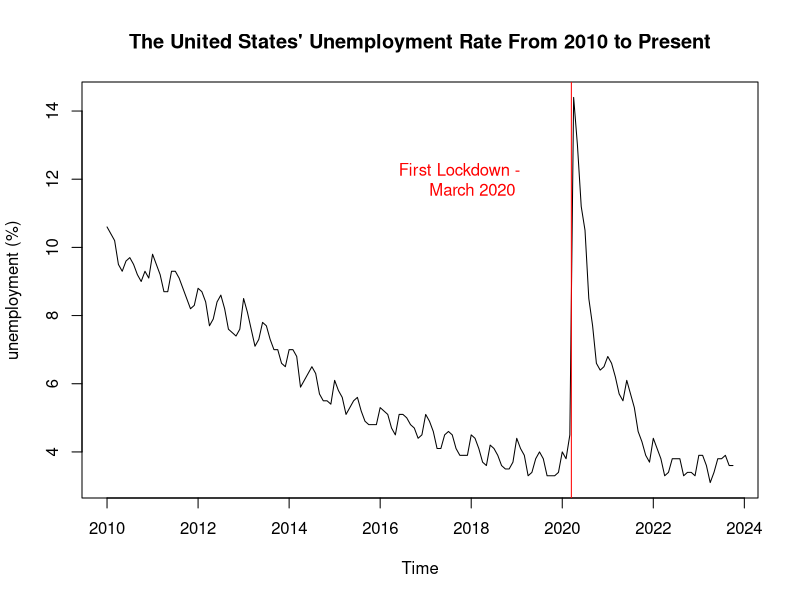
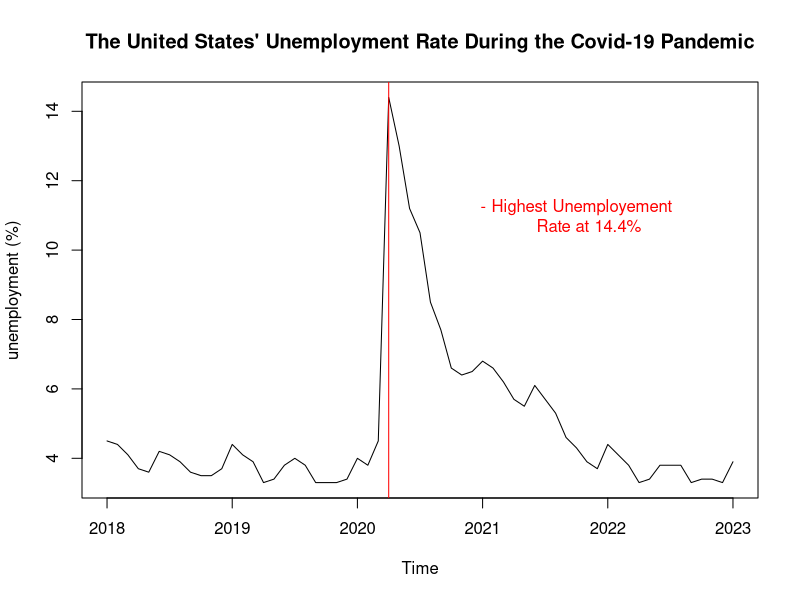
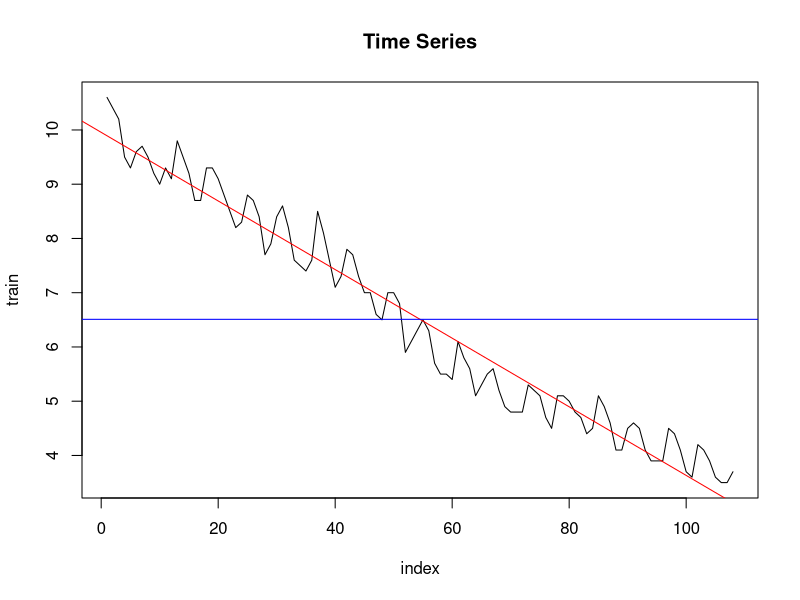
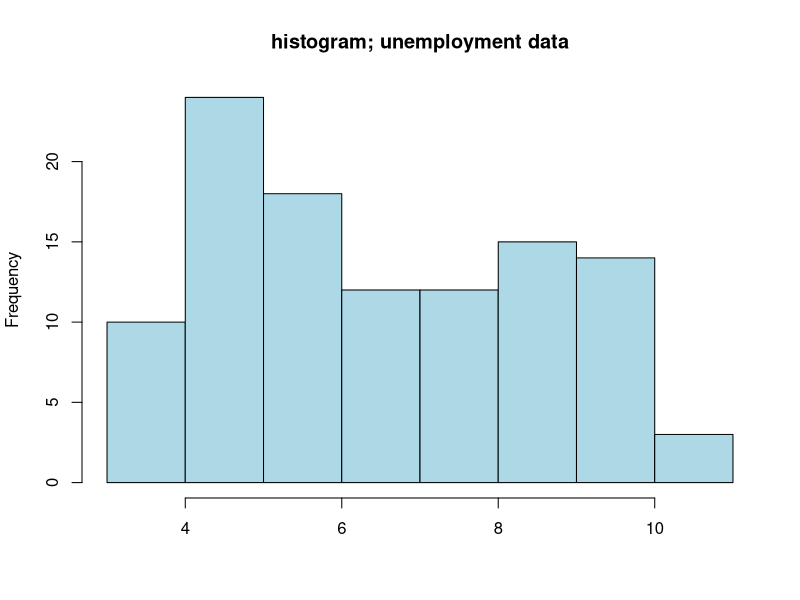
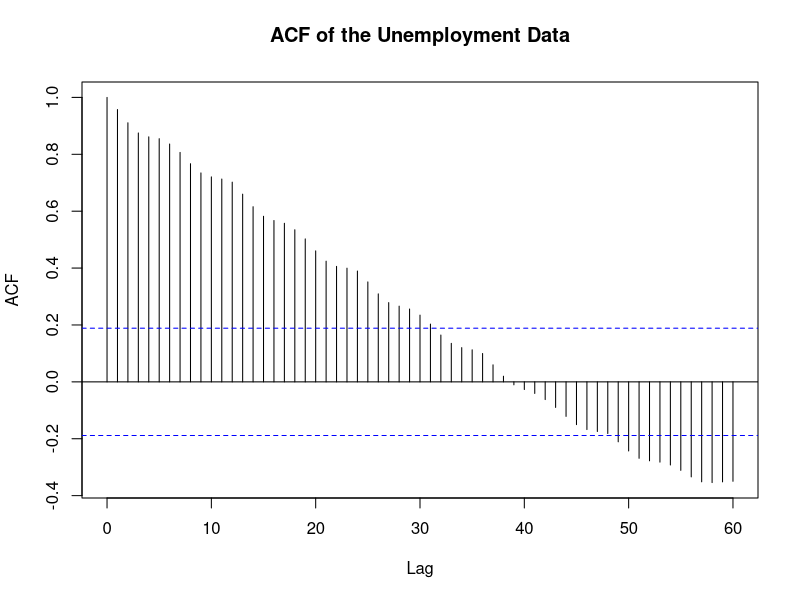
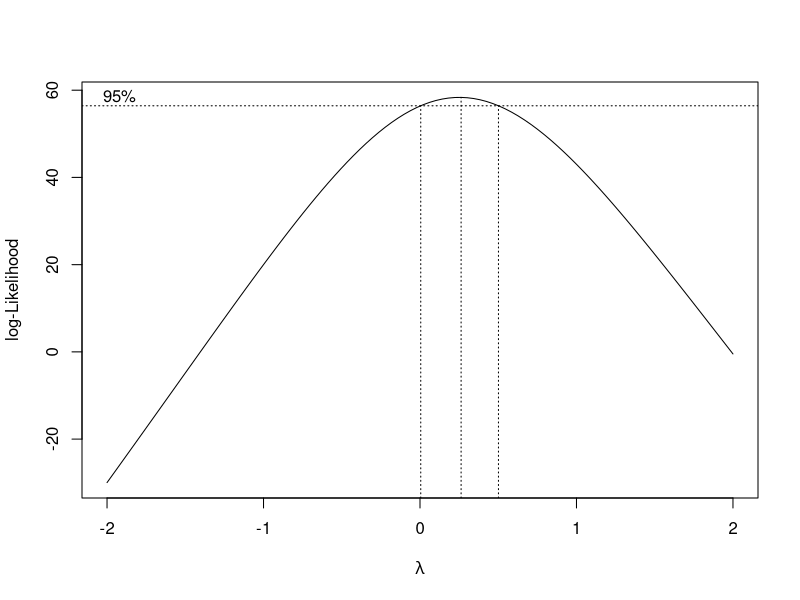
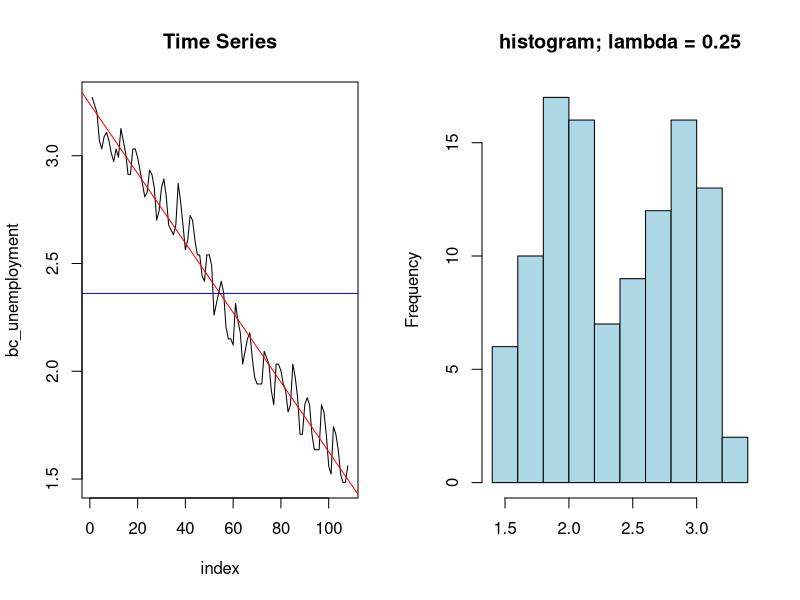
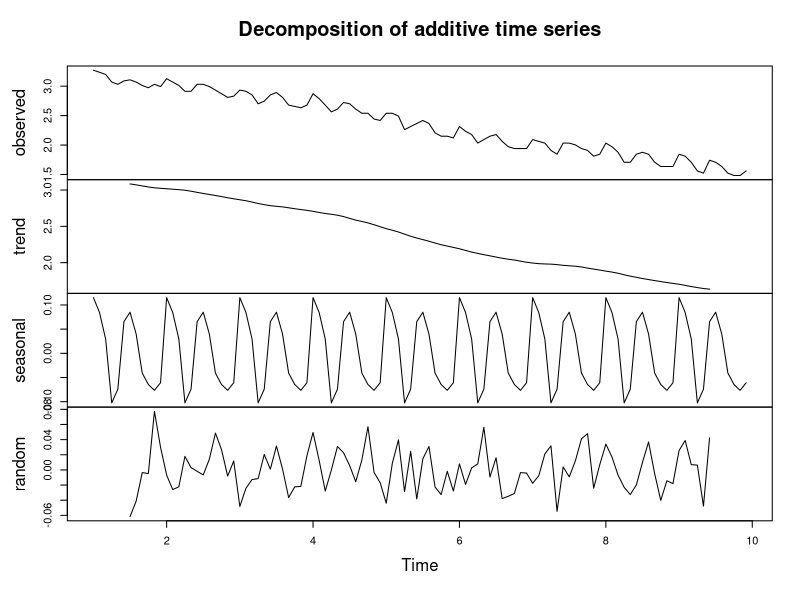

These figures' R source, in order: (Note: this script raises an error after producing the figures.)
## ---- chunk 1
knitr::opts_chunk$set(echo = TRUE)
## ---- chunk 2
unemployment <- read.csv("data/unemployment.csv")

# converting to datetime object 
unemployment[['Date']] <- as.Date(unemployment[[1]],
                                  format ="%Y-%d-%m")

unemployment_ts <- ts(unemployment$unemployment , frequency = 12, start=c(2010,1), end = c(2023,10))

# visualize data from 2010 to present
plot.ts(unemployment_ts, ylab = "unemployment (%)", main = "The United States' Unemployment Rate From 2010 to Present")
abline(v=c(2020.2,3), col = "red")
text(x = c(2017.75,3), y = 12,"First Lockdown -
     March 2020", col = "red")
## ---- chunk 3
unemployment_ts2 <- ts(unemployment$unemployment[97:166], frequency = 12, start=c(2018), end = c(2023))

# visualize data from 2010 to present
plot.ts(unemployment_ts2, ylab = "unemployment (%)", main = "The United States' Unemployment Rate During the Covid-19 Pandemic")
abline(v=c(4,2020.25), col = "red")
text(x = c(3,2021.75), y = 11,"- Highest Unemployement
     Rate at 14.4%", col = "red")
## ---- chunk 4
train <- unemployment_ts[c(1:108)]
# leaving out 12 data points for testing set
test <- unemployment_ts[c(109:120)]
## ---- chunk 5
plot(1:length(train),train, main = "Time Series", type = 'l',xlab='index')

index = 1: length(train)
trend <- lm(train ~ index)
abline(trend, col="red")
abline(h=mean(train) , col='blue')
## ---- chunk 6
hist(train, col="light blue", xlab="", main="histogram; unemployment data")

acf(train,lag.max=60, main="ACF of the Unemployment Data") 
## ---- chunk 7
library(MASS)
bcTransform <- boxcox(train~as.numeric(1:length(train)))
# optimal lambda
lambda <- bcTransform$x[which(bcTransform$y == max(bcTransform$y))]
lambda
## ---- chunk 8
par(mfrow = c(1,2))
bc_unemployment <- lambda**(-1)*(train**(lambda) - 1)

plot(1:length(bc_unemployment),bc_unemployment, main = "Time Series", type = 'l',xlab='index')

index = 1: length(bc_unemployment)
trend <- lm(bc_unemployment ~ index)
abline(trend, col="red")
abline(h=mean(bc_unemployment) , col='blue')

hist(bc_unemployment, col="light blue", xlab="", main="histogram; lambda = 0.25")
## ---- chunk 9
var(bc_unemployment)
## ---- chunk 10
# install.packages("ggplot2")
# install.packages("ggfortify")
library(ggplot2)
y <- ts(as.ts(bc_unemployment), frequency = 12)
decomp <- decompose(y)
plot(decomp)
## ---- chunk 11
dunemployment <- diff(bc_unemployment, 1)
ddunemployment <- diff(dunemployment, 12)

plot(1:length(ddunemployment),ddunemployment, main = "Time Series", type = 'l',xlab='index')

index = 1: length(ddunemployment)
trend <- lm(ddunemployment ~ index)
abline(trend, col="red")
abline(h=mean(ddunemployment) , col='blue')
## ---- chunk 12
hist(ddunemployment, col="light blue", xlab="", main="histogram; Box-Cox unemployment data differenced at lags 1 and 12")
## ---- chunk 13
acf(ddunemployment,lag.max=60, main="ACF of the Transformed Data") 
pacf(ddunemployment,lag.max=60, main="PACF of the Transformed Data") 
## ---- chunk 14
library(forecast)
arma_model <- arima(bc_unemployment, order = c(0,1,1), seasonal = list(order = c(0,1,1), period = 12), method="ML")
summary(arma_model)
## ---- chunk 15
library(forecast)
arma_model <- arima(bc_unemployment, order = c(0,1,12), seasonal = list(order = c(0,1,0), period = 12), method="ML")
summary(arma_model)
## ---- chunk 16
library(forecast)
arma_model <- arima(bc_unemployment, order = c(0,1,12), seasonal = list(order = c(0,1,0), period = 12), method="ML", fixed = c(NA,0,NA,0,0,0,0,0,0,NA,0,NA))
summary(arma_model)
## ---- chunk 17
library(forecast)
arma_model <- arima(bc_unemployment, order = c(0,1,12), seasonal = list(order = c(0,1,0), period = 12), method="ML", fixed = c(NA,0,0,0,0,0,0,0,0,NA,0,NA))
summary(arma_model)
## ---- chunk 18
plot.roots(NULL,polyroot(c(-0.3457,0,0,0,0,0,0,0,0,0.3354,0,-0.9446)), main="roots of MA model")
## ---- chunk 19
library(forecast)
arma_model <- arima(bc_unemployment, order = c(1,1,0), seasonal = list(order = c(1,1,0), period = 12), method="ML")
summary(arma_model)
## ---- chunk 20
library(forecast)
arma_model <- arima(bc_unemployment, order = c(12,1,0), seasonal = list(order = c(0,1,0), period = 12), method="ML")
summary(arma_model)
## ---- chunk 21
library(forecast)
arma_model <- arima(bc_unemployment, order = c(12,1,0), seasonal = list(order = c(0,1,0), period = 12), method="ML", fixed = c(NA,0,0,0,0,0,0,0,0,0,0,NA))
summary(arma_model)
## ---- chunk 22
library(forecast)
arma_model <- arima(bc_unemployment, order = c(12,1,0), seasonal = list(order = c(0,1,0), period = 12), method="ML", fixed = c(0,0,0,0,0,0,0,0,0,0,0,NA))
summary(arma_model)
## ---- chunk 23
plot.roots(NULL,polyroot(c(0,0,0,0,0,0,0,0,0,0,0,-0.5637)), main="roots of AR model")
## ---- chunk 24
library(forecast)
arma_model <- arima(bc_unemployment, order = c(0,1,1), seasonal = list(order = c(0,1,1), period = 12), method="ML")
summary(arma_model)
## ---- chunk 25
# residuals
residuals <- residuals(arma_model)

# plotting residuals
plot(residuals)
# plot(1:length(time_series),time_series, main =
# "Time Series", type = 'l',xlab='index')

index = 1: length(residuals)
trend <- lm(residuals ~ index)
abline(trend, col="red")
abline(h=mean(residuals) , col='blue')
# plot the histogram of the residuals:
hist(residuals)
#q-q plot
qqnorm(residuals)
qqline(residuals)
## ---- chunk 26
acf(residuals)
pacf(residuals)
## ---- chunk 27
#Shapiro test for normality
shapiro.test(residuals)
## ---- chunk 28
#Box-Pierce test
Box.test(residuals, lag = 10, type = c("Box-Pierce"), fitdf = 2)

#Ljung-Box test
Box.test(residuals, lag = 10, type = c("Ljung-Box"), fitdf = 2)

#McLeod-Li test
Box.test(residuals^2, lag = 10, type = c("Ljung-Box"))
## ---- chunk 29
library(forecast)

pred.tr <- predict(arma_model, n.ahead = 12)

U.tr= pred.tr$pred + 2*pred.tr$se
L.tr= pred.tr$pred - 2*pred.tr$se
ts.plot(bc_unemployment, xlim=c(1,length(bc_unemployment)+12), ylim = c(min(L.tr),max(bc_unemployment)), main = "Forecasted Predictions on Transformed Data")
lines(U.tr, col="blue", lty="dashed")
lines(L.tr, col="blue", lty="dashed")
points((length(bc_unemployment)+1):(length(bc_unemployment)+12), pred.tr$pred, col="red")

# zoom in
ts.plot(bc_unemployment, xlim=c(97,length(bc_unemployment)+12), ylim = c(min(L.tr),max(U.tr)), main = "Forecasted Predictions on Transformed Data")
lines(U.tr, col="blue", lty="dashed")
lines(L.tr, col="blue", lty="dashed")
points((length(bc_unemployment)+1):(length(bc_unemployment)+12), pred.tr$pred, col="red")
## ---- chunk 30
library(forecast)

pred.tr <- predict(arma_model, n.ahead = 12)

pred.orig <- ((pred.tr$pred/lambda**(-1)) + 1)^(1/lambda)

U = ((U.tr/lambda**(-1)) + 1)^(1/lambda)
L = ((L.tr/lambda**(-1)) + 1)^(1/lambda)

ts.plot(train, xlim=c(1,length(unemployment_ts)), ylim = c(min(L),max(unemployment_ts)), main = "Forecasted Predictions on Original Data")
lines(U, col="blue", lty="dashed")
lines(L, col="blue", lty="dashed")
points((length(train)+1):(length(train)+12), pred.orig, col="red")
points((length(test)+97):(length(test)+108), test, col="green")

# zoom in
ts.plot(train, xlim=c(109,length(train)+12), ylim = c(min(L),max(U)), main = "Forecasted Predictions on Original Data")
lines(U, col="blue", lty="dashed")
lines(L, col="blue", lty="dashed")
points((length(train)+1):(length(train)+12), pred.orig, col="red")
points((length(test)+97):(length(test)+108), test, col="green")
## ---- chunk 31
library(forecast)

pred.tr <- predict(arma_model, n.ahead = 60)
U.tr= pred.tr$pred + 2*pred.tr$se
L.tr= pred.tr$pred - 2*pred.tr$se

pred.orig <- ((pred.tr$pred/lambda**(-1)) + 1)^(1/lambda)

U = ((U.tr/lambda**(-1)) + 1)^(1/lambda)
L = ((L.tr/lambda**(-1)) + 1)^(1/lambda)

ts.plot(unemployment$unemployment, xlim=c(1,length(unemployment_ts)), ylim = c(min(L),max(unemployment$unemployment)), main = "Forecasted Predictions on Original Data")
lines(U, col="blue", lty="dashed")
lines(L, col="blue", lty="dashed")
lines((length(train)+1):(length(train)+60), pred.orig, col="red")

# zoom in
ts.plot(unemployment$unemployment, xlim=c(120,length(train)+60), ylim = c(min(L),max(unemployment$unemployment)), main = "Forecasted Predictions on Original Data")
lines(U, col="blue", lty="dashed")
lines(L, col="blue", lty="dashed")
lines((length(train)+1):(length(train)+60), pred.orig, col="red")
